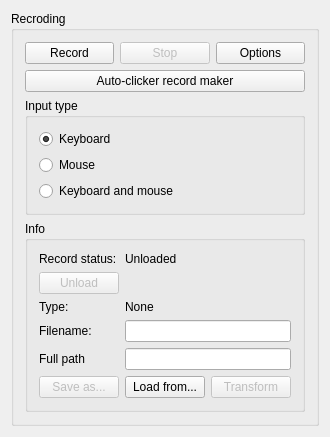
<?xml version="1.0" encoding="UTF-8"?>
<ui version="4.0">
 <class>RecordTabWidget</class>
 <widget class="QWidget" name="RecordTabWidget">
  <property name="geometry">
   <rect>
    <x>0</x>
    <y>0</y>
    <width>297</width>
    <height>394</height>
   </rect>
  </property>
  <property name="windowTitle">
   <string>RecordTabWidget</string>
  </property>
  <layout class="QVBoxLayout" name="verticalLayout">
   <item>
    <widget class="QGroupBox" name="recordingBox">
     <property name="title">
      <string>Recroding</string>
     </property>
     <layout class="QGridLayout" name="gridLayout">
      <item row="0" column="1">
       <layout class="QVBoxLayout" name="layoutRecording">
        <property name="bottomMargin">
         <number>0</number>
        </property>
        <item>
         <layout class="QHBoxLayout" name="layoutRecordButtons">
          <property name="sizeConstraint">
           <enum>QLayout::SetDefaultConstraint</enum>
          </property>
          <item>
           <widget class="QPushButton" name="buttonRecord">
            <property name="text">
             <string>Record</string>
            </property>
           </widget>
          </item>
          <item>
           <widget class="QPushButton" name="buttonStop">
            <property name="enabled">
             <bool>false</bool>
            </property>
            <property name="text">
             <string>Stop</string>
            </property>
           </widget>
          </item>
          <item>
           <widget class="QPushButton" name="buttonOptions">
            <property name="text">
             <string>Options</string>
            </property>
           </widget>
          </item>
         </layout>
        </item>
        <item>
         <widget class="QPushButton" name="buttonAutoClicker">
          <property name="text">
           <string>Auto-clicker record maker</string>
          </property>
         </widget>
        </item>
        <item>
         <widget class="QGroupBox" name="inputTypeBox">
          <property name="title">
           <string>Input type</string>
          </property>
          <layout class="QVBoxLayout" name="verticalLayout_2">
           <item>
            <widget class="QRadioButton" name="radioKeyboard">
             <property name="text">
              <string>Keyboard</string>
             </property>
             <property name="checked">
              <bool>true</bool>
             </property>
            </widget>
           </item>
           <item>
            <widget class="QRadioButton" name="radioMouse">
             <property name="text">
              <string>Mouse</string>
             </property>
            </widget>
           </item>
           <item>
            <widget class="QRadioButton" name="radioKeyboardAndMouse">
             <property name="text">
              <string>Keyboard and mouse</string>
             </property>
            </widget>
           </item>
          </layout>
         </widget>
        </item>
       </layout>
      </item>
      <item row="1" column="1">
       <widget class="QGroupBox" name="infoBox">
        <property name="title">
         <string>Info</string>
        </property>
        <layout class="QVBoxLayout" name="verticalLayout_3">
         <item>
          <layout class="QFormLayout" name="layoutInfo">
           <item row="0" column="0">
            <widget class="QLabel" name="labelRecordStatusTitle">
             <property name="text">
              <string>Record status:</string>
             </property>
            </widget>
           </item>
           <item row="0" column="1">
            <widget class="QLabel" name="labelRecordStatus">
             <property name="text">
              <string>Unloaded</string>
             </property>
            </widget>
           </item>
           <item row="3" column="0">
            <widget class="QLabel" name="labelFilenameTitle">
             <property name="text">
              <string>Filename:</string>
             </property>
            </widget>
           </item>
           <item row="3" column="1">
            <widget class="QLineEdit" name="editFilename">
             <property name="readOnly">
              <bool>true</bool>
             </property>
            </widget>
           </item>
           <item row="4" column="0">
            <widget class="QLabel" name="labelFullPathTitle">
             <property name="text">
              <string>Full path</string>
             </property>
            </widget>
           </item>
           <item row="4" column="1">
            <widget class="QLineEdit" name="editFullPath">
             <property name="readOnly">
              <bool>true</bool>
             </property>
            </widget>
           </item>
           <item row="1" column="0">
            <widget class="QPushButton" name="buttonUnload">
             <property name="enabled">
              <bool>false</bool>
             </property>
             <property name="text">
              <string>Unload</string>
             </property>
            </widget>
           </item>
           <item row="2" column="0">
            <widget class="QLabel" name="labelTypeTitle">
             <property name="text">
              <string>Type:</string>
             </property>
            </widget>
           </item>
           <item row="2" column="1">
            <widget class="QLabel" name="labelType">
             <property name="text">
              <string>None</string>
             </property>
            </widget>
           </item>
          </layout>
         </item>
         <item>
          <layout class="QHBoxLayout" name="layoutFileButtons">
           <item>
            <widget class="QPushButton" name="buttonSaveAs">
             <property name="enabled">
              <bool>false</bool>
             </property>
             <property name="text">
              <string>Save as...</string>
             </property>
            </widget>
           </item>
           <item>
            <widget class="QPushButton" name="buttonLoadFrom">
             <property name="text">
              <string>Load from...</string>
             </property>
            </widget>
           </item>
           <item>
            <widget class="QPushButton" name="buttonTransform">
             <property name="enabled">
              <bool>false</bool>
             </property>
             <property name="text">
              <string>Transform</string>
             </property>
            </widget>
           </item>
          </layout>
         </item>
        </layout>
       </widget>
      </item>
     </layout>
    </widget>
   </item>
  </layout>
 </widget>
 <layoutdefault spacing="6" margin="11"/>
 <resources/>
 <connections/>
</ui>
